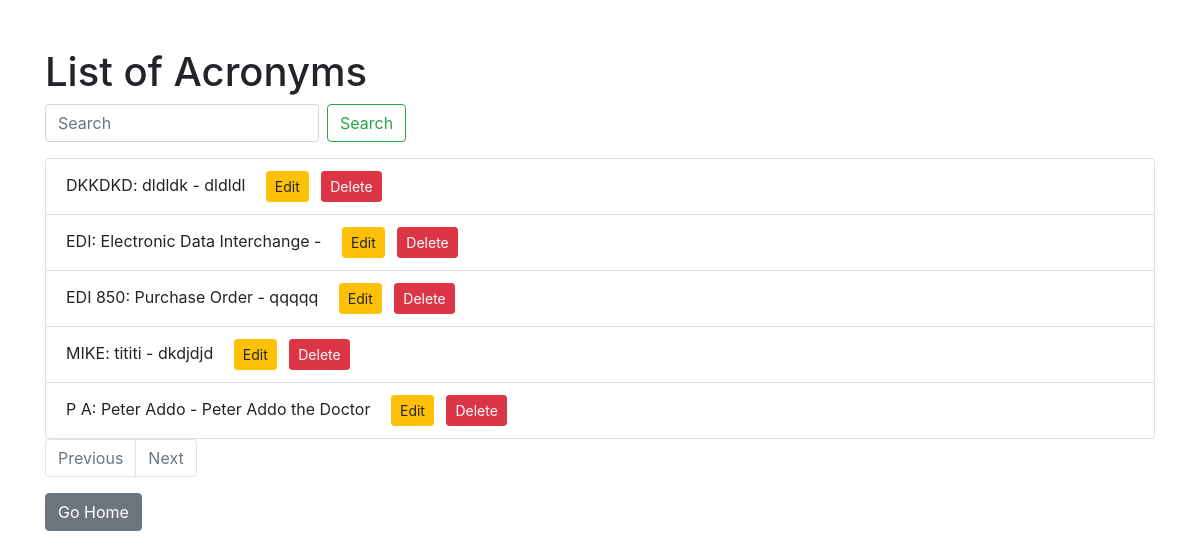
The page /acronyms (signed in) on the database its author committed.
### app.py (models this page shows)
class Acronym(db.Model):
    id = db.Column(db.Integer, primary_key=True)
    acronym = db.Column(db.String(10), unique=True, nullable=False)
    meaning = db.Column(db.String(200), nullable=False)
    description = db.Column(db.String(500))  # Allows for a longer description, nullable by default

### app.py (the view)
@app.route('/acronyms')
@login_required
def acronyms():
    form = AcronymForm()
    page = request.args.get('page', 1, type=int)
    per_page = 10  # Define how many items each page should display
    query = request.args.get('q', '')
    if query:
        acronyms = Acronym.query.filter(
            db.or_(
                Acronym.acronym.like('%' + query + '%'),
                Acronym.meaning.like('%' + query + '%'),
                Acronym.description.like('%' + query + '%')
            )
        ).paginate(page=page, per_page=per_page, error_out=False)
    else:
        acronyms = Acronym.query.order_by(Acronym.acronym).paginate(page=page, per_page=per_page, error_out=False)
    return render_template('acronyms.html', acronyms=acronyms.items, pagination=acronyms, form=form)

### app.py
class AcronymForm(FlaskForm):
    acronym = StringField('Acronym', validators=[DataRequired()])
    meaning = StringField('Meaning', validators=[DataRequired()])
    description = StringField('Description')
    submit = SubmitField('Add Acronym')

### app.py (called while the page is built)
@login_manager.user_loader
def load_user(user_id):
    return User.query.get(int(user_id))

### templates/acronyms.html (shortened to what this page needs)
<!DOCTYPE html>
<html lang="en">
<head>
    <link rel="stylesheet" href="https://stackpath.bootstrapcdn.com/bootstrap/4.5.2/css/bootstrap.min.css">
    <link rel="stylesheet" href="https://cdn.dev.spsc.io/web/framework/styles/sps-styles/SEMVER_RELEASE/index.css">
</head>
<body>
    <div class="container mt-5">
        <h1>List of Acronyms</h1>
        <form class="form-inline my-2 my-lg-0" action="/acronyms" method="get">
            <input class="form-control mr-sm-2" type="search" placeholder="Search" aria-label="Search" name="q">
            <button class="btn btn-outline-success my-2 my-sm-0" type="submit">Search</button>
        </form>
        <ul class="list-group mt-3">
            {% for acronym in acronyms %}
            <li class="list-group-item">
                {{ acronym.acronym }}: {{ acronym.meaning }} - {{ acronym.description }}
                {% if current_user.is_authenticated and current_user.is_admin %}
                <a href="{{ url_for('edit_acronym', id=acronym.id) }}" class="btn btn-warning btn-sm ml-3">Edit</a>
                <a href="{{ url_for('delete_acronym', id=acronym.id) }}" class="btn btn-danger btn-sm ml-2">Delete</a>
                {% endif %}
            </li>
            {% endfor %}
        </ul>
        <nav>
            <ul class="pagination">
                {% if pagination.has_prev %}
                    <li class="page-item"><a class="page-link" href="{{ url_for('acronyms', page=pagination.prev_num) }}">Previous</a></li>
                {% else %}
                    <li class="page-item disabled"><span class="page-link">Previous</span></li>
                {% endif %}
                {% if pagination.has_next %}
                    <li class="page-item"><a class="page-link" href="{{ url_for('acronyms', page=pagination.next_num) }}">Next</a></li>
                {% else %}
                    <li class="page-item disabled"><span class="page-link">Next</span></li>
                {% endif %}
            </ul>
        </nav>
        <a href="/" class="btn btn-secondary">Go Home</a>
    </div>
</body>
</html>

### rows shown on the page
Acronym: acronym "DKKDKD", meaning "dldldk", description "dldldl"
Acronym: acronym "EDI", meaning "Electronic Data Interchange"
Acronym: acronym "EDI 850", meaning "Purchase Order", description "qqqqq"
Acronym: acronym "MIKE", meaning "tititi", description "dkdjdjd"
Acronym: acronym "P A", meaning "Peter Addo", description "Peter Addo the Doctor"
